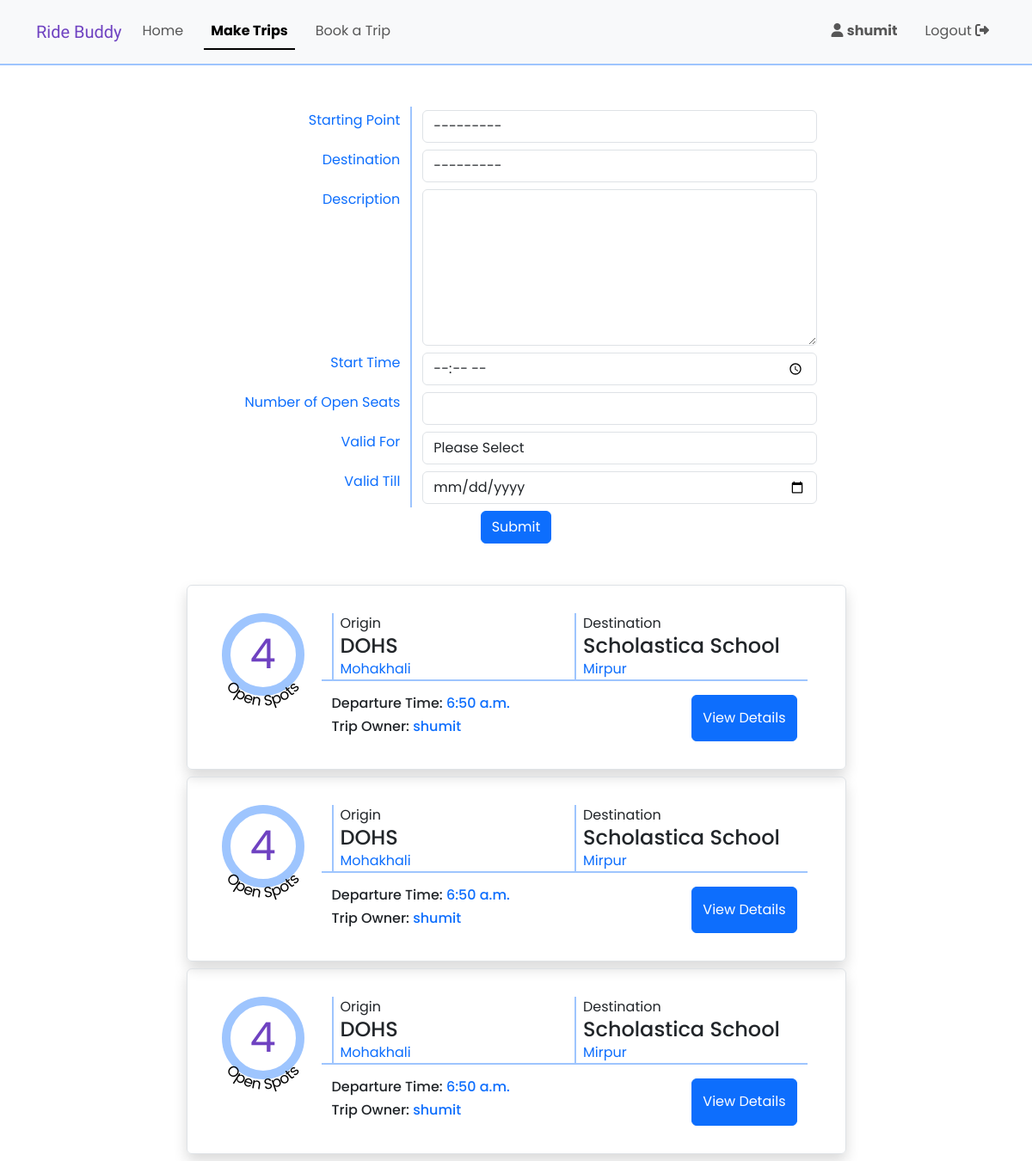
/make_trip (signed in), run on the app's committed database.
### RideSharing/models.py (models this page shows)
class User(AbstractUser):
    pass

class Trips(models.Model):
    origin = models.ForeignKey(Locations, on_delete = models.CASCADE, related_name = 'start_point')
    destination = models.ForeignKey(Locations, on_delete = models.CASCADE, related_name = 'end_point')
    description_text = models.TextField(null=True, blank=True)
    departure_time = models.TimeField()
    open_seats = models.IntegerField()
    valid_till = models.DateField()
    trip_owner = models.ForeignKey(User, on_delete = models.CASCADE)

class Locations(models.Model):
    LOCATION_TYPES = (
        ('school', 'School'),
        ('residential', 'Residential'),
    )
    location_area = models.CharField(max_length=200)
    location_name = models.CharField(max_length=200)
    embarcation_text = models.CharField(max_length=200)
    type = models.CharField(max_length=20, choices=LOCATION_TYPES)
    def __str__(self):
        return f"{self.location_area} - {self.location_name}"

### RideSharing/views.py (the view)
# urls.py: path("make_trip", views.make_trip, name="make_trip"),
@login_required(login_url ='/login')
def make_trip(request):
    active_user = get_object_or_404(User, pk = request.user.id)
    if request.method == "POST":
        new_trip_form = TripsForm(request.POST)
        if new_trip_form.is_valid():
            new_trip_form.cleaned_data["trip_owner"] = active_user
            TripsForm(new_trip_form.cleaned_data).save()
    inital_form = TripsForm(initial={
        'trip_owner' : active_user
    }).render("form_snippets/form.html")
    today = timezone.now().date()
    my_active_trips = Trips.objects.filter(valid_till__gte=today, trip_owner_id = request.user.id)
    return render(request, "make_trip.html", {
        'trip_form': inital_form,
        'my_active_trips': my_active_trips
    })

### RideSharing/templates/form_snippets/form.html (shortened to what this page needs)
{% for field in form.visible_fields %}
<div class="form-group row mb-3 mb-sm-0">
    <div class="py-sm-1 col-sm-4 text-start text-sm-end vertical-form-devider-line border-primary-subtle">
        <label for="{{ field.auto_id }}" class="form-label text-primary">
            {{field.label}}
        </label>
    </div>
    <div class="py-sm-1 col-sm-8">
        {{ field }}
    </div>
</div>
{% endfor %}

### RideSharing/templates/component_snippets/navbar.html (shortened to what this page needs)
<nav class="navbar navbar-expand-lg bg-body-tertiary border-bottom border-2 border-primary-subtle py-sm-3">
    <div class="container-lg">
        <a class="navbar-brand" href="#" style="color: var(--bs-purple);">
            <span class="logo">
                Ride Buddy
            </span>
        </a>
        <div class="collapse navbar-collapse" id="navbarToggler">
            <ul class="navbar-nav nav-underline me-auto mb-2 mb-lg-0">
                <li class="nav-item">
                    <a class="nav-link" aria-current="page" href="/">Home</a>
                </li>
                <li class="nav-item">
                    <a class="nav-link" href="{% url 'make_trip' %}">Make Trips</a>
                </li>
                <li class="nav-item">
                    <a class="nav-link" href="{% url 'find_trip' %}">Book a Trip</a>
                </li>
            </ul>
            <ul class="navbar-nav nav-underline">
                {% if user.is_authenticated %}
                <li class="nav-item">
                    <a class="nav-link" href="/mypage">
                        <i class="fa-solid fa-user"></i>
                        <strong> {{ user.username }} </strong>
                    </a>
                </li>
                <li class="nav-item">
                    <a class="nav-link" href="{% url 'logout' %}">
                        Logout
                        <i class="fa-solid fa-right-from-bracket"></i>
                    </a>
                </li>
                {% endif %}
            </ul>
        </div>
    </div>
</nav>

### RideSharing/templates/component_snippets/trips_list.html (shortened to what this page needs)
{% for trip in trips %}
<div class="border shadow boxes rounded w-100 mx-auto mb-2">
    <div class="d-flex justify-content-center">
        <div class="mx-2">
            <div style="position: relative;">
                <div class="border-primary-subtle open_seats_container d-flex justify-content-center align-items-center">
                    <div class="" style="color: var(--bs-purple);">
                        {{trip.open_seats}}
                    </div>
                    <svg viewBox="0 0 200 200" class="position-absolute" style="overflow:visible; z-index: 1; bottom: -12%; left: -6%; width: 112%; height: 112%;">
                        <text font-size="32" fill="black">
                            <textPath href="#textCircle" startOffset="50%" text-anchor="middle">
                                Open Spots
                            </textPath>
                        </text>
                    </svg>
                </div>
            </div>
        </div>
        <div class=" flex-fill px-4">
            <div class="row row-cols-1 gy-3 row-cols-sm-2 border-bottom border-primary-subtle border-2">
                {% include 'component_snippets/location_look.html' with location=trip.origin type='Origin' %}
                {% include 'component_snippets/location_look.html' with location=trip.destination type='Destination' %}
            </div>
            <div class="mt-3 d-sm-flex  justify-content-between">
                <div>
                    <h6>
                        Departure Time: <span class="text-primary">{{trip.departure_time}}</span>
                    </h6>
                    <h6>
                        Trip Owner: <span class="text-primary">{{trip.trip_owner}}</span>
                    </h6>
                </div>
                <button class="btn btn-primary" type="button"
                    {% if booking_trips %}
                        onclick="handle_form_fetch(event, true)"
                    {% else %}
                        onclick="handle_form_fetch(event, false)"
                    {% endif %}
                    data-bs-toggle="collapse"
                    data-bs-target="#form_space_{{trip.id}}"
                    data-targettripid="{{trip.id}}"
                    aria-expanded="false">
                    {% if booking_trips %}
                        Book a Spot
                    {% else %}
                        View Details
                    {% endif %}
                </button>
            </div>
        </div>
    </div>
</div>
{% endfor %}

### RideSharing/templates/component_snippets/location_look.html
<div class="col">
    <div class="border-start border-2 border-primary-subtle ps-2">
    {{type}}
        <h4 class="mb-0">
            {{location.location_name}}
        </h4>
        <div class="text-primary">
            {{location.location_area}}
        </div>
    </div>
</div>

### RideSharing/static/styles.css (style rules this page uses)
.boxes { padding: 2rem; max-width: 767px; }
.vertical-form-devider-line { border-right-width: 2px; border-right-style: solid; }
.open_seats_container { border-radius: 50%; border: 10px solid; width: 6rem; height: 6rem; font-size: 3rem; }

### RideSharing/templates/layout.html (style rules this page uses)
body { font-family: "Poppins", sans-serif; }
.logo { font-family: "Playwrite ES Deco", cursive; font-optical-sizing: auto; font-weight: 400; font-style: normal; }

### data on the page
User: username "shumit"
Trips: open_seats "4", type "Origin Destination", departure_time "6:50 a.m.", trip_owner "shumit"
Locations: location_name "DOHS", location_area "Mohakhali"
Locations: location_name "Scholastica School", location_area "Mirpur"
Trips: open_seats "4", type "Origin Destination", departure_time "6:50 a.m.", trip_owner "shumit"
Trips: open_seats "4", type "Origin Destination", departure_time "6:50 a.m.", trip_owner "shumit"

### other printed values
{{ field.label }} "Starting Point" "Destination" "Description" "Start Time" "Number of Open Seats" "Valid For" "Valid Till"
